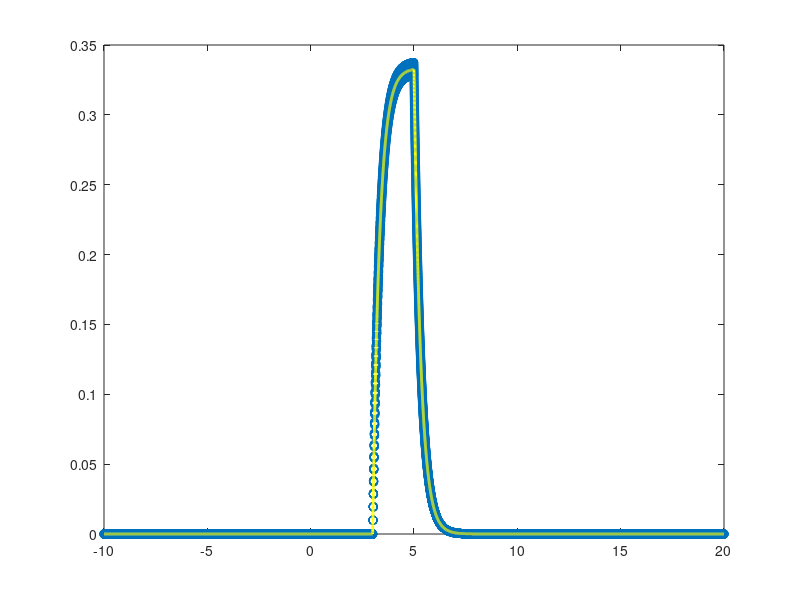

The MATLAB script that drew this image:
x = @(t) [1 .* (t<5 & t>3) + 0 .*(t>=5 & t<=3)];
h = @(t) [exp(-3 .* t).*(t>=0)];

t = -10:0.001:20;
tou = -10:0.01:20;

for tx = 1:length(t)
    tt = t(tx);
    y(tx) = trapz(tou , x(tou) .* h(tt - tou));
end
y_th = zeros(size(t));
y_th(t <= 5 & t > 3) = (1-exp(9-3*(t(t<= 5 & t > 3))))/3;
y_th(t > 5) = ((1-exp(-6))*exp(15-3*(t(t > 5))))/3;

plot(t,y,'o');
hold on;
plot(t,y_th,'y','LineWidth',2);